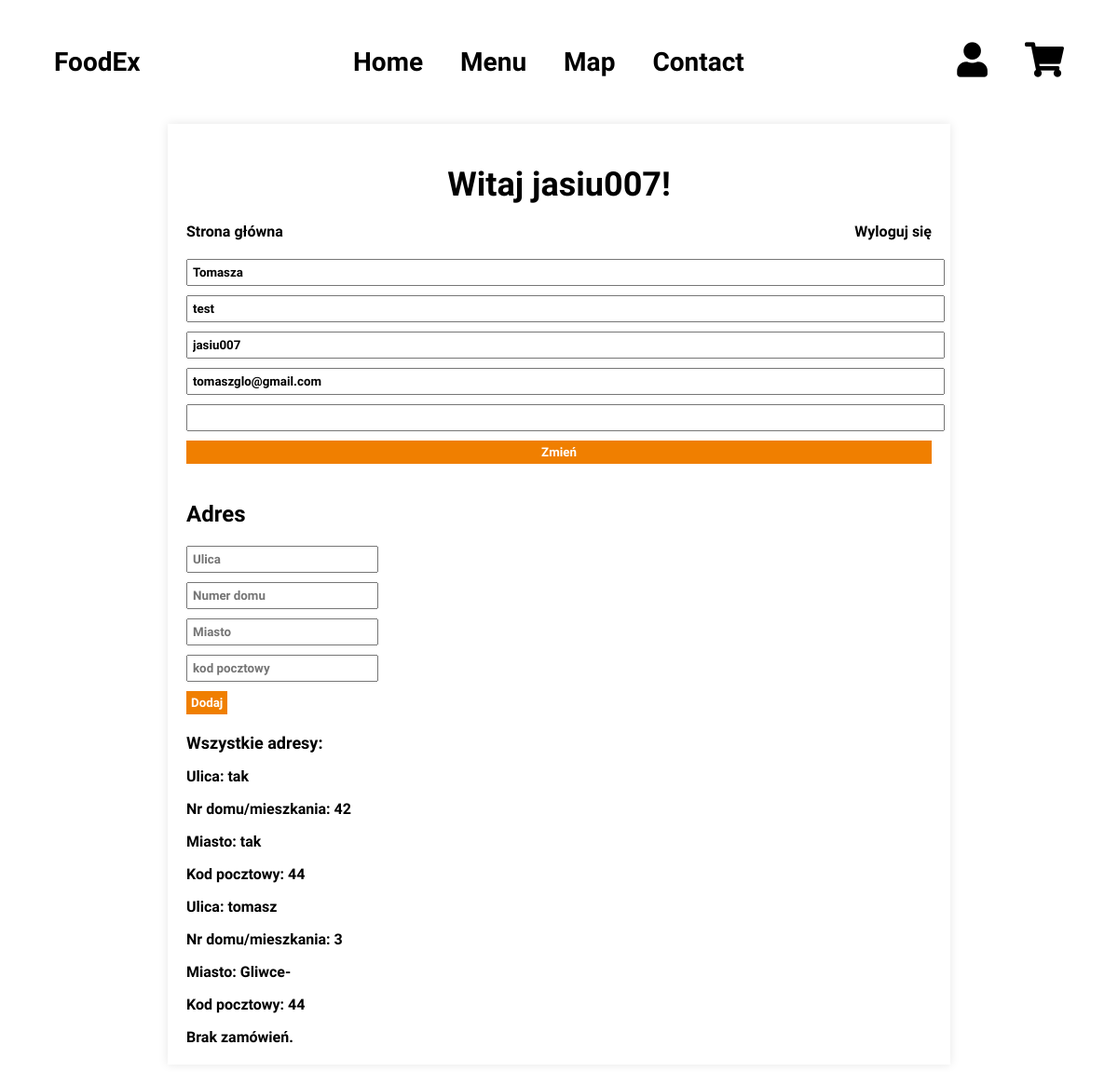
The app's page /dashboard.php (signed in), older data.
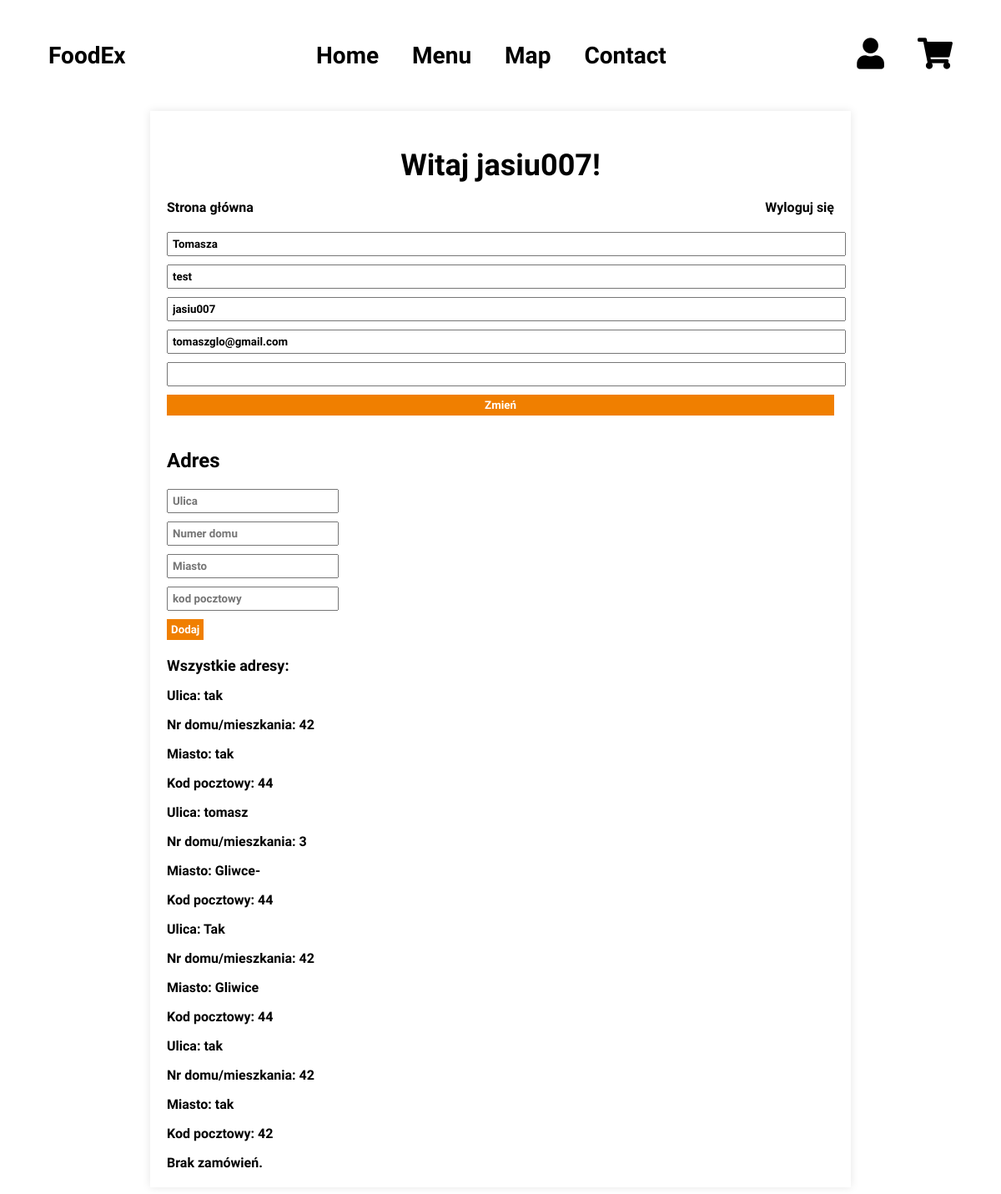
The same page, newer data.
### tables this page shows
CREATE TABLE `uzytkownicy` (
  `id` int(11) NOT NULL,
  `Imie` text DEFAULT NULL,
  `Nazwisko` text DEFAULT NULL,
  `Nazwa_Uzytkownika` text DEFAULT NULL,
  `email` text NOT NULL,
  `Haslo` text DEFAULT NULL,
  `Id_Zamowienia` int(11) DEFAULT NULL,
  `Adres` int(11) DEFAULT NULL,
  `Formy_Platnosci` int(11) DEFAULT NULL,
  `Administrator` tinyint(1) DEFAULT NULL
);

CREATE TABLE `adresy` (
  `id` int(11) NOT NULL,
  `Miasto` text DEFAULT NULL,
  `Ulica` text DEFAULT NULL,
  `Nr_Domu_Mieszkania` int(11) DEFAULT NULL,
  `Kod_Pocztowy` int(11) DEFAULT NULL,
  `id_user` int(11) NOT NULL
);

### dashboard.php (the view, shortened to what this page needs)
<!DOCTYPE HTML>
<html lang="pl">
<head>
    <link rel="stylesheet" href="dashboard.css">
</head>
<body>
<?php
        require "nav.php";
?>
    <div class="container">
  <?php
        require_once "connection.php";
        $id_user = $_SESSION['id'];
        $sql = "SELECT * FROM `uzytkownicy` WHERE id= '".$id_user."'";
        $result = mysqli_query($connection, $sql);
        while ($row = mysqli_fetch_assoc($result)) {
            echo "<h1>Witaj ".$row['Nazwa_Uzytkownika']."!</h1>";
            echo '<a id="logout-b" href="logowanie/logout.php">Wyloguj się</a>';
            echo '<a href="index.php">Strona główna</a>';
            echo "<br>";
            echo "<form action='dashboard.php' method='post'>";
            echo "<input type='text' name='imie' value='".$row['Imie']."' placeholder='imie'>";
            echo "<input type='text' name='nazwisko' value='".$row['Nazwisko']."' placeholder='nazwisko'>";
            echo "<input type='text' name='nazwa_u' value='".$row['Nazwa_Uzytkownika']."'>";
            echo "<input type='text' name='email' value='".$row['email']."'>";
            echo "<input type='password' name='haslo'>";
            echo "<input type='submit' name='submit' value='Zmień'>";
            echo "</form>";
        }
        echo "<div class='adres-form'>";
        echo "<h2>Adres</h2>";
        echo "<form action='dashboard.php' method='post'>";
        echo "<input type='text' name='ulica' placeholder='Ulica' required>";
        echo "<input type='text' name='nr_domu' placeholder='Numer domu' required>";
        echo "<input type='text' name='miasto' placeholder='Miasto' required>";
        echo "<input type='text' name='kod_pocztowy' placeholder='kod pocztowy' required>";
        echo "<input type='submit' name='submit2' value='Dodaj'>";
        echo "</form>";
        echo "</div>";
        $query = "SELECT a.Ulica, a.Nr_Domu_Mieszkania, a.Miasto, a.Kod_pocztowy
                  FROM `adresy` a
                  INNER JOIN `adresy_uzytkownicy` au ON a.id = au.id_adresu
                  WHERE au.id_user = '$id_user'";
        $result = mysqli_query($connection, $query);
        if (mysqli_num_rows($result) > 0) {
            echo "<div class='adresy'>";
            echo "<h2>Wszystkie adresy:</h2>";
            while ($row = mysqli_fetch_assoc($result)) {
                echo "<div class='adres'>";
                echo "<p>Ulica: " . $row['Ulica'] . "</p>";
                echo "<p>Nr domu/mieszkania: " . $row['Nr_Domu_Mieszkania'] . "</p>";
                echo "<p>Miasto: " . $row['Miasto'] . "</p>";
                echo "<p>Kod pocztowy: " . $row['Kod_pocztowy'] . "</p>";
                echo "</div>";
            }
            echo "</div>";
        } else {
            echo "<p>Brak adresów.</p>";
        }
  $sql = "SELECT Cena, id_adresu, ilosc_dan, status, nazwa_restauracji, restauracje.id AS id_res FROM `zamowienia` INNER JOIN restauracje ON restauracje.id = zamowienia.id_restauracji WHERE zamowienia.id_user = '$id_user'";
  $result = mysqli_query($connection, $sql);
  $nazwa_res = 0;
  if (mysqli_num_rows($result) > 0) {
      echo "<table>";
      echo "<tr>
            <th>Cena</th>
            <th>ID adresu</th>
            <th>Ilość dań</th>
            <th>Nazwa restauracji</th>
            <th>Status</th>
          </tr>";
      while ($row = mysqli_fetch_assoc($result)) {
          if($row['id_res'] == 0){
              $nazwa_res = "Brak";
          }else {
              $nazwa_res = $row['nazwa_restauracji'];
          }
          echo "<tr>
                <td>" . $row['Cena'] . "</td>
                <td>" . $row['id_adresu'] . "</td>
                <td>" . $row['ilosc_dan'] . "</td>
                <td>" . $nazwa_res . "</td>
                <td>" . $row['status'] . "</td>
              </tr>";
      }
      echo "</table>";
  } else {
      echo "Brak zamówień.";
  }
        ?>
    </div>
</body>
</html>

### nav.php (shortened to what this page needs)
<!DOCTYPE html>
<html>
<head>
  <link rel="stylesheet" href="https://cdnjs.cloudflare.com/ajax/libs/font-awesome/5.15.3/css/all.min.css">
</head>
<body>
  <div class="flex-nav">
    <div class="flex-nav-left">
      <div class="flex-nav-icon">FoodEx</div>
    </div>
    <div class="flex-nav-center">
        <div class="flex-nav-icon"><a href="index.php">Home</a></div>
        <div class="flex-nav-icon"><a href="products.php">Menu</a></div>
        <div class="flex-nav-icon"><a href="map.php">Map</a></div>
        <div class="flex-nav-icon"><a href="contact.php">Contact</a></div>
    </div>
    <div class="flex-nav-right">
    <div class="flex-nav-icon flex-nav-user-icon"><a href="dashboard.php"><i class="fas fa-user fa-lg"></i></a></div>
      <div class="flex-nav-icon flex-nav-cart-icon"><a href="koszyk/koszyk.php"><i class="fas fa-shopping-cart fa-lg"></i></a></div>
    </div>
  </div>
</body>
</html>

### dashboard.css (style rules this page uses)
* { font-family: 'Ubuntu', sans-serif; font-weight: 700; }
.container { max-width: 800px; margin: 0 auto; background-color: #ffffff; box-shadow: 0 0 10px rgba(0, 0, 0, 0.1); padding: 20px; }
h1 { font-size: 36px; text-align: center; margin-bottom: 20px; }
a { color: #f07f00; text-decoration: none; }
#logout-b { float: right; }
form { margin-top: 20px; }
input[type="text"], input[type="password"], input[type="submit"] { display: block; margin-bottom: 10px; padding: 5px; width: 100%; }
input[type="submit"] { background-color: #f07f00; color: #ffffff; border: none; cursor: pointer; }
.adres-form { margin-top: 40px; }
.adres-form input[type="text"], .adres-form input[type="submit"] { width: auto; }
.adresy { margin-top: 20px; }
.adresy h2 { font-size: 18px; margin-bottom: 10px; }
.adresy .adres { margin-bottom: 10px; }

### nav.php (style rules this page uses)
a { text-decoration: none; color: inherit; }
.flex-nav { margin: 30px; display: flex; align-items: center; justify-content: space-between; background-color: white; font-family: 'Ubuntu', sans-serif; font-style: normal; font-size: 28px; font-weight: 700; }
.flex-nav-left { display: flex; align-items: center; }
.flex-nav-center { display: flex; align-items: center; }
.flex-nav-right { display: flex; align-items: center; }
.flex-nav-icon { margin: 20px; }

Row changes from the older to the newer data that the page shows:
added adresy: Ulica "Tak", Nr_Domu_Mieszkania "42", Miasto "Gliwice", Kod_Pocztowy "44"
added adresy: Ulica "tak", Nr_Domu_Mieszkania "42", Miasto "tak", Kod_Pocztowy "42"
